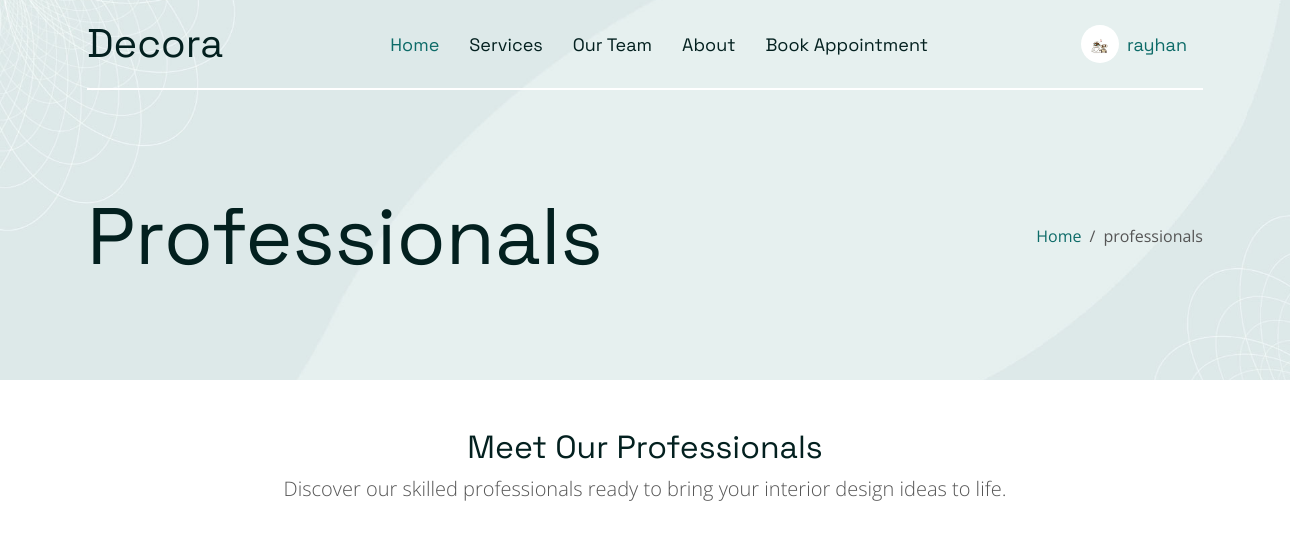
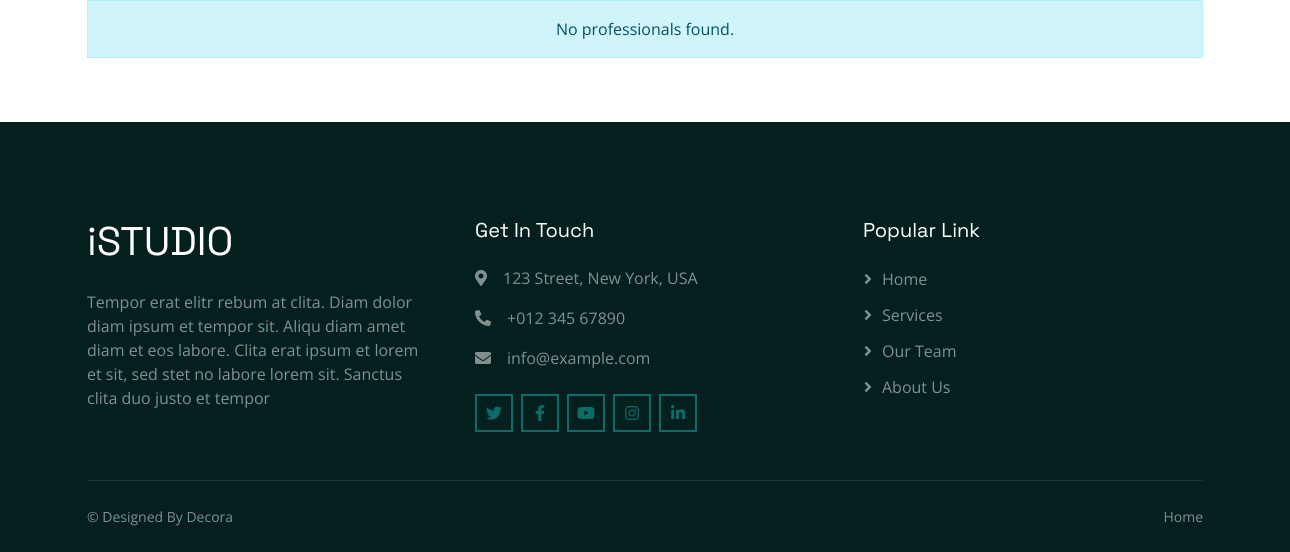
Page /professionals.php (signed in) on the earlier database version (2 pictures, top to bottom).
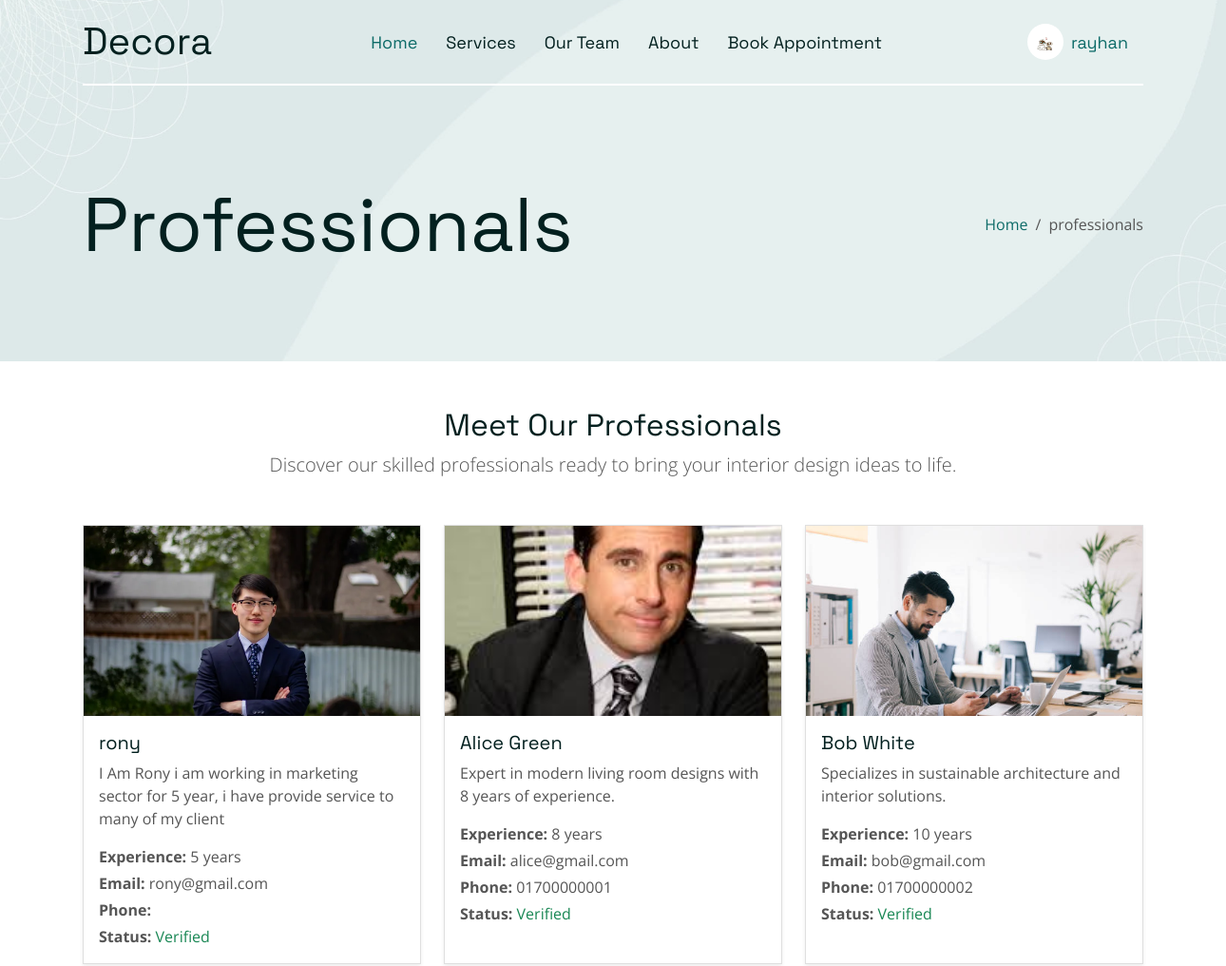
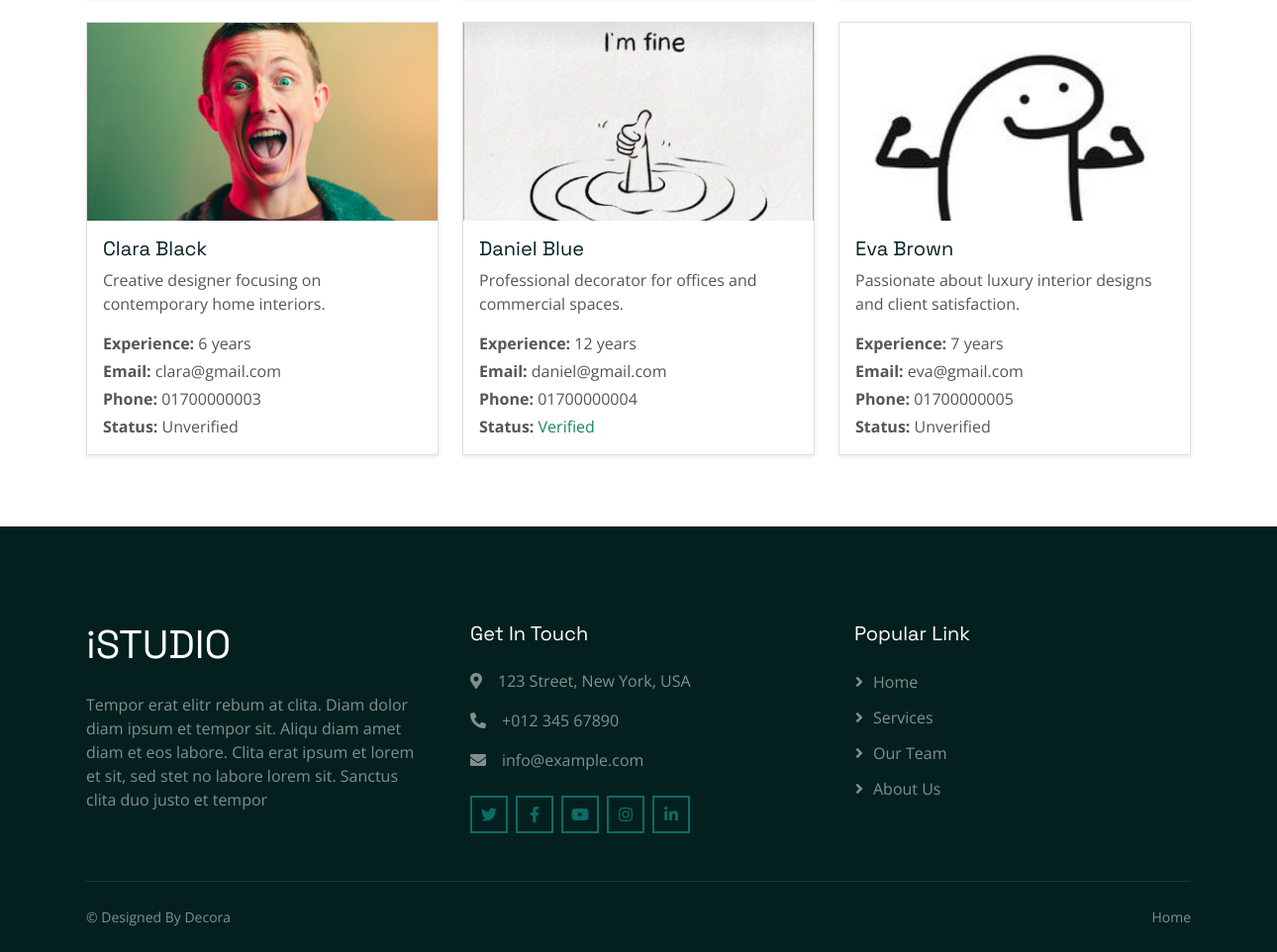
Same page on the later database version (2 pictures, top to bottom).
### tables this page shows
CREATE TABLE `professionals` (
  `id` int(11) NOT NULL,
  `user_id` int(11) DEFAULT NULL,
  `name` varchar(255) DEFAULT NULL,
  `bio` text DEFAULT NULL,
  `experience_years` int(11) DEFAULT NULL,
  `is_verified` tinyint(1) DEFAULT 0,
  `created_at` datetime DEFAULT current_timestamp(),
  `updated_at` datetime DEFAULT current_timestamp() ON UPDATE current_timestamp()
);

CREATE TABLE `user` (
  `id` int(11) NOT NULL,
  `name` varchar(100) NOT NULL,
  `first_name` varchar(100) DEFAULT NULL,
  `last_name` varchar(100) DEFAULT NULL,
  `email` varchar(150) NOT NULL,
  `phone` varchar(20) DEFAULT NULL,
  `address` varchar(255) DEFAULT NULL,
  `company_or_individual` enum('individual','company') DEFAULT 'individual',
  `profession` varchar(100) DEFAULT NULL,
  `birthday` date DEFAULT NULL,
  `password` varchar(255) NOT NULL,
  `profile_pic` varchar(255) DEFAULT NULL,
  `role` enum('Admin','Client','Professionals') DEFAULT 'Client',
  `created_at` datetime DEFAULT current_timestamp(),
  `updated_at` datetime DEFAULT current_timestamp(),
  `last_login` datetime DEFAULT NULL
);

### professionals.php (the view, shortened to what this page needs)
<?php
include_once('db.php');
$sql = "
    SELECT p.id as professional_id, p.name as prof_name, p.bio, p.experience_years, p.is_verified, u.email, u.phone, u.profile_pic
    FROM professionals p
    INNER JOIN user u ON p.user_id = u.id
    ORDER BY p.id ASC
";
$result = $mydb->query($sql);
?>
<!DOCTYPE html>
<html lang="en">
<head>
    <link href="https://cdnjs.cloudflare.com/ajax/libs/font-awesome/5.10.0/css/all.min.css" rel="stylesheet">
    <link href="https://cdn.jsdelivr.net/npm/bootstrap-icons@1.4.1/font/bootstrap-icons.css" rel="stylesheet">
    <link href="css/bootstrap.min.css" rel="stylesheet">
    <link href="css/style.css" rel="stylesheet">
</head>
<body>
<?php include("inc/nav.php"); ?>
    <div class="container-fluid pb-5 bg-primary hero-header">
        <div class="container py-5">
            <div class="row g-3 align-items-center">
                <div class="col-lg-6 text-center text-lg-start">
                    <h1 class="display-1 mb-0 animated slideInLeft">Professionals</h1>
                </div>
                <div class="col-lg-6 animated slideInRight">
                    <nav aria-label="breadcrumb">
                        <ol class="breadcrumb justify-content-center justify-content-lg-end mb-0">
                            <li class="breadcrumb-item"><a class="text-primary" href="#!">Home</a></li>
                            <li class="breadcrumb-item text-secondary active" aria-current="page">professionals</li>
                        </ol>
                    </nav>
                </div>
            </div>
        </div>
    </div>
<div class="container py-5">
    <h2 class="mb-2 text-center">Meet Our Professionals</h2>
    <p class="lead mb-5 text-center">Discover our skilled professionals ready to bring your interior design ideas to life.</p>
    <div class="row">
        <?php if ($result && $result->num_rows > 0): ?>
            <?php while($prof = $result->fetch_object()): ?>
                <div class="col-md-4 mb-4">
                    <div class="card h-100 shadow-sm">
                        <img src="<?= $prof->profile_pic ?? 'img/default-profile.png' ?>" class="card-img-top" alt="<?= htmlspecialchars($prof->prof_name) ?>" style="height:200px; object-fit:cover;">
                        <div class="card-body">
                            <h5 class="card-title"><?= htmlspecialchars($prof->prof_name) ?></h5>
                            <p class="card-text"><?= htmlspecialchars($prof->bio) ?></p>
                            <p class="mb-1"><strong>Experience:</strong> <?= $prof->experience_years ?> years</p>
                            <p class="mb-1"><strong>Email:</strong> <?= htmlspecialchars($prof->email) ?></p>
                            <p class="mb-1"><strong>Phone:</strong> <?= htmlspecialchars($prof->phone) ?></p>
                            <p class="mb-0">
                                <strong>Status:</strong>
                                <?= $prof->is_verified ? '<span class="text-success">Verified</span>' : '<span class="text-secondary">Unverified</span>' ?>
                            </p>
                        </div>
                    </div>
                </div>
            <?php endwhile; ?>
        <?php else: ?>
            <div class="col-12">
                <div class="alert alert-info text-center">No professionals found.</div>
            </div>
        <?php endif; ?>
    </div>
</div>
<?php include("inc/footer.php"); ?>
</body>
</html>

### inc/nav.php (shortened to what this page needs)
<?php
$mydb = new mysqli("localhost","root","","decora");
if (isset($_SESSION['id'])) {
    $user_id = $_SESSION['id'];
    $res = $mydb->query("SELECT COUNT(*) AS total FROM service_requests WHERE user_id=$user_id");
}
?>
<div class="container-fluid sticky-top">
    <div class="container">
        <nav class="navbar navbar-expand-lg navbar-light border-bottom border-2 border-white">
            <a href="index.php" class="navbar-brand">
                <h1 class="m-0">Decora</h1>
            </a>
            <div class="collapse navbar-collapse" id="navbarCollapse">
                <div class="navbar-nav mx-auto">
                    <a href="index.php" class="nav-item nav-link active">Home</a>
                    <a href="service.php" class="nav-item nav-link">Services</a>
                    <a href="professionals.php" class="nav-item nav-link">Our Team</a>
                    <a href="about.php" class="nav-item nav-link">About</a>
                    <a href="contact.php" class="nav-item nav-link">Book Appointment</a>
                </div>
            </div>
            <div class="d-none d-lg-flex ms-3 align-items-center">
                <?php if (!isset($_SESSION["isvalid"])) { ?>
                    <a href="login.php" class="nav-link">
                        <button class="btn btn-outline-success">Log in</button>
                    </a>
                <?php } else { ?>
                    <div class="nav-item dropdown">
                        <a class="nav-link d-flex align-items-center" href="#" data-bs-toggle="dropdown">
                            <img src="<?php if(isset($_SESSION["pic"])){echo $_SESSION["pic"];}else{echo 'img/no_profile.jpg';} ?>" width="38" height="38" class="rounded-circle me-2">
                            <span class="fw-semibold"><?php echo $_SESSION["name"]; ?></span>
                        </a>
                    </div>
                <?php } ?>
            </div>
        </nav>
    </div>
</div>

### inc/footer.php
<div class="container-fluid bg-dark text-white-50 footer pt-5">
        <div class="container py-5">
            <div class="row g-5">
                <div class="col-md-6 col-lg-4 wow fadeIn" data-wow-delay="0.1s">
                    <a href="index.html" class="d-inline-block mb-3">
                        <h1 class="text-white">iSTUDIO</h1>
                    </a>
                    <p class="mb-0">Tempor erat elitr rebum at clita. Diam dolor diam ipsum et tempor sit. Aliqu diam
                        amet diam et eos labore. Clita erat ipsum et lorem et sit, sed stet no labore lorem sit. Sanctus
                        clita duo justo et tempor</p>
                </div>
                <div class="col-md-6 col-lg-4 wow fadeIn" data-wow-delay="0.3s">
                    <h5 class="text-white mb-4">Get In Touch</h5>
                    <p><i class="fa fa-map-marker-alt me-3"></i>123 Street, New York, USA</p>
                    <p><i class="fa fa-phone-alt me-3"></i>+012 345 67890</p>
                    <p><i class="fa fa-envelope me-3"></i>info@example.com</p>
                    <div class="d-flex pt-2">
                        <a class="btn btn-outline-primary btn-square border-2 me-2" href="#!"><i
                                class="fab fa-twitter"></i></a>
                        <a class="btn btn-outline-primary btn-square border-2 me-2" href="#!"><i
                                class="fab fa-facebook-f"></i></a>
                        <a class="btn btn-outline-primary btn-square border-2 me-2" href="#!"><i
                                class="fab fa-youtube"></i></a>
                        <a class="btn btn-outline-primary btn-square border-2 me-2" href="#!"><i
                                class="fab fa-instagram"></i></a>
                        <a class="btn btn-outline-primary btn-square border-2 me-2" href="#!"><i
                                class="fab fa-linkedin-in"></i></a>
                    </div>
                </div>
                <div class="col-md-6 col-lg-4 wow fadeIn" data-wow-delay="0.5s">
                    <h5 class="text-white mb-4">Popular Link</h5>
                    <a class="btn btn-link" href="#!">Home</a>
                    <a class="btn btn-link" href="#!">Services</a>
                    <a class="btn btn-link" href="#!">Our Team</a>
                    <a class="btn btn-link" href="#!">About Us</a>
                </div>
            </div>
        </div>
        <div class="container wow fadeIn" data-wow-delay="0.1s">
            <div class="copyright">
                <div class="row">
                    <div class="col-md-6 text-center text-md-start mb-3 mb-md-0">
                        &copy;
                       Designed By Decora
                    </div>
                    <div class="col-md-6 text-center text-md-end">
                        <div class="footer-menu">
                            <a href="index.php">Home</a>
                        </div>
                    </div>
                </div>
            </div>
        </div>
    </div>

### css/style.css (style rules this page uses)
.btn { transition: .5s; }
.btn-square { width: 38px; height: 38px; }
.btn-square, .btn-sm-square, .btn-lg-square { padding: 0; display: flex; align-items: center; justify-content: center; font-weight: normal; }
.sticky-top { top: -150px; transition: .5s; }
.navbar { padding: 15px 0; font-family: "Space Grotesk", sans-serif; font-size: 18px; }
.navbar .navbar-nav .nav-link { margin-left: 30px; padding: 0; outline: none; color: var(--bs-dark); }
.navbar .navbar-nav .nav-link:hover, .navbar .navbar-nav .nav-link.active { color: var(--bs-primary) }
.hero-header { margin-top: -100px; padding-top: 150px; background: url(../img/hero-bg.jpg) top center no-repeat; background-size: cover; }
.hero-header .breadcrumb-item+.breadcrumb-item::before { color: var(--light); }
.footer .btn.btn-link { display: block; margin-bottom: 10px; padding: 0; text-align: left; color: rgba(255,255,255,.5); font-weight: normal; transition: .3s; }
.footer .btn.btn-link::before { position: relative; content: "\f105"; font-family: "Font Awesome 5 Free"; font-weight: 900; margin-right: 10px; }
.footer .copyright { padding: 25px 0; font-size: 14px; border-top: 1px solid rgba(256, 256, 256, .1); }
.footer .copyright a { color: rgba(255,255,255,.5); }
.footer .footer-menu a { margin-right: 15px; padding-right: 15px; border-right: 1px solid rgba(255, 255, 255, .1); }
.footer .footer-menu a:last-child { margin-right: 0; padding-right: 0; border-right: none; }

Differences in the rows shown:
added professionals: user.profile_pic (picture), name "rony", bio "I Am Rony i am working in marketing sector for 5 year, i have provide service to many of my client", experience_years "5", user.email "rony@gmail.com", is_verified "Verified"
added professionals: user.profile_pic (picture), name "Alice Green", bio "Expert in modern living room designs with 8 years of experience.", experience_years "8", user.email "alice@gmail.com", user.phone "01700000001", is_verified "Verified"
added professionals: user.profile_pic (picture), name "Bob White", bio "Specializes in sustainable architecture and interior solutions.", experience_years "10", user.email "bob@gmail.com", user.phone "01700000002", is_verified "Verified"
added professionals: user.profile_pic (picture), name "Clara Black", bio "Creative designer focusing on contemporary home interiors.", experience_years "6", user.email "clara@gmail.com", user.phone "01700000003", is_verified "Unverified"
added professionals: user.profile_pic (picture), name "Daniel Blue", bio "Professional decorator for offices and commercial spaces.", experience_years "12", user.email "daniel@gmail.com", user.phone "01700000004", is_verified "Verified"
added professionals: user.profile_pic (picture), name "Eva Brown", bio "Passionate about luxury interior designs and client satisfaction.", experience_years "7", user.email "eva@gmail.com", user.phone "01700000005", is_verified "Unverified"
Other differences:
text no longer shown: "No professionals found."
